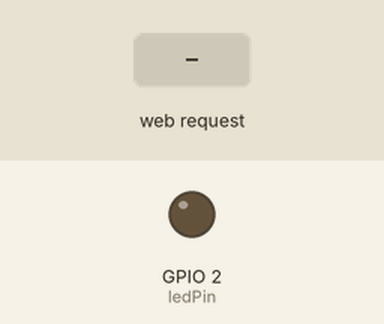
Simulated run of this sketch. Board: ESP32. Parts: output pins drawn as LEDs (lit = HIGH). The test bench sets the inputs (shaded band). WiFi joins after 1.5 s; servers stay silent unless stated; what the sketch prints to the serial monitor is not drawn.

Above: at 2.7 s.
2.8 s: HTTP request GET /led/on received
At 3.4 s:
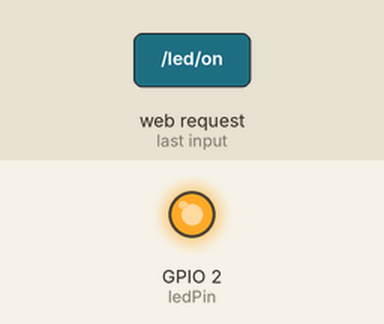
4.3 s: HTTP request GET /led/off received
At 5.7 s:
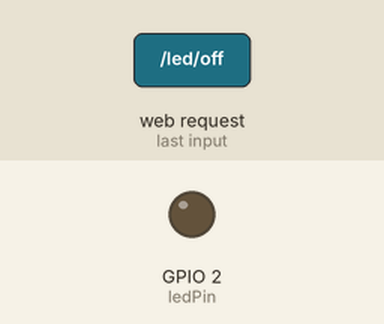
Timing chart, 0 to 7.3 s (numbered marks = the images above; inputs shaded):
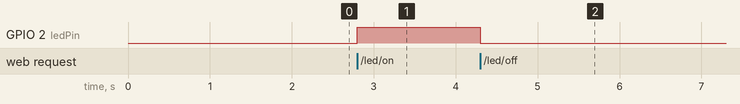

Measured:
- after the input at 2.8 s, GPIO 2 (ledPin): LOW → HIGH at once
- after the input at 4.3 s, GPIO 2 (ledPin): HIGH → LOW at once

The sketch:

checking_usingweb_server.ino
```cpp
#include <WiFi.h>
#include <WebServer.h>

const char* ssid = "GM";       // Replace with your network SSID
const char* password = "1922131773"; // Replace with your network password

WebServer server(80); // Create a web server on port 80

const int ledPin = 2; // Onboard LED pin for ESP32 (usually GPIO 2)

void setup() {
  Serial.begin(115200);
  pinMode(ledPin, OUTPUT);

  // Connecting to Wi-Fi
  WiFi.begin(ssid, password);
  Serial.print("Connecting to WiFi");
  Serial.print(" \ naser please wait while we are connecting ");

  // Wait until the connection is established
  while (WiFi.status() != WL_CONNECTED) {
    delay(500);
    Serial.print(".");
  }

  Serial.println("\nConnected to Wi-Fi!");
  Serial.print("IP Address: ");
  Serial.println(WiFi.localIP()); // Print the IP address

  // Define web server routes
  server.on("/", handleRoot);           // Handle root URL
  server.on("/led/on", handleLEDon);   // Handle turning the LED on
  server.on("/led/off", handleLEDoff);  // Handle turning the LED off

  // Start the server
  server.begin();
  Serial.println("HTTP server started");
  Serial.println("welcome naser");
}

void loop() {
  server.handleClient(); // Handle client requests
}

// Function to handle the root URL
void handleRoot() {
  String html = "<h1>ESP32 Web Server nexec team </h1>";
  String htmlRoot = "<h2>welcome Naser</h2>";
  html += "<p><a href=\"/led/on\">Turn LED ON</a></p>";
  html += "<p><a href=\"/led/off\">Turn LED OFF</a></p>";
  server.send(600, "text/html", html); // Send HTML response
}

// Function to turn the LED ON
void handleLEDon() {
  digitalWrite(ledPin, HIGH); // Turn the LED on
  server.send(600, "text/html", "<h1>LED is ON</h1><a href=\"/\">Back</a>"); // Respond with a message
}

// Function to turn the LED OFF
void handleLEDoff() {
  digitalWrite(ledPin, LOW); // Turn the LED off
  server.send(600, "text/html", "<h1>LED is OFF</h1><a href=\"/\">Back</a>"); // Respond with a message
}
```
